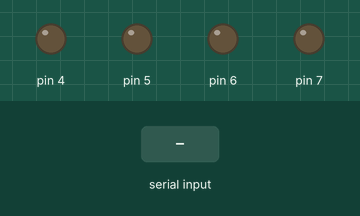
A sketch run on a simulated Arduino Uno, built with avr-gcc and run on an emulated ATmega328P. Shown: output pins drawn as LEDs (lit = HIGH). Inputs (shaded band) come from the test bench.

Above: at 1.2 s.
1.3 s: "A" received over Serial
At 2.5 s:
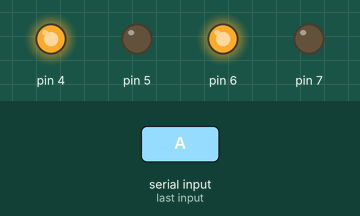
2.8 s: "D" received over Serial
At 3.9 s:
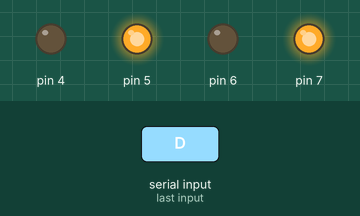
4.3 s: "S" received over Serial
At 5.0 s:
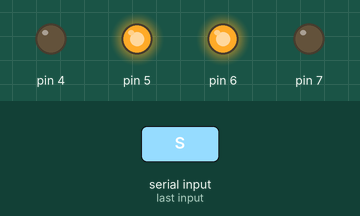
5.8 s: "W" received over Serial
At 6.1 s:
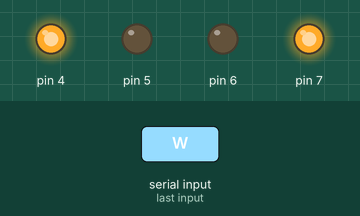
7.3 s: "1" received over Serial
At 8.5 s:
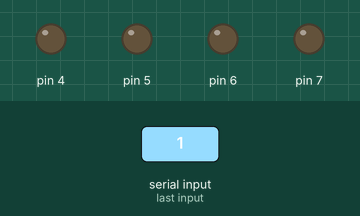
Timing chart, 0 to 9.8 s (numbered marks = the images above; inputs shaded):
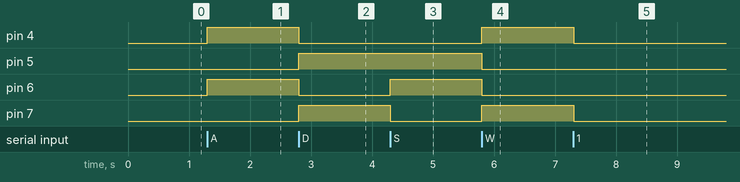

The sketch:

xbee.ino
```cpp
char com ;
void setup() {
  // put your setup code here, to run once:
pinMode(4,OUTPUT);
pinMode(5,OUTPUT);
pinMode(6,OUTPUT);
pinMode(7,OUTPUT);
Serial.begin(9600);
}

void loop() {
  // put your main code here, to run repeatedly:
while ( !Serial.available()) {}
com =  Serial.read() ;
switch (com)
{
  case 'A' :

digitalWrite(4,HIGH);
digitalWrite(5,LOW);
digitalWrite(6,HIGH);
digitalWrite(7,LOW);
delay(10);

break;
  case 'D' :

digitalWrite(5,HIGH);
digitalWrite(4,LOW);
digitalWrite(7,HIGH);
digitalWrite(6,LOW);
delay(10);

break;

  case 'S' :

digitalWrite(5,HIGH);
digitalWrite(4,LOW);
digitalWrite(6,HIGH);
digitalWrite(7,LOW);
delay(10);

break;
  case 'W' :

digitalWrite(4,HIGH);
digitalWrite(5,LOW);
digitalWrite(7,HIGH);
digitalWrite(6,LOW);
delay(10);
break;

default :
digitalWrite(6,LOW);
digitalWrite(7,LOW);
digitalWrite(4,LOW);
digitalWrite(5,LOW);
}

}
```

Measured:
- after the input at 1.3 s, pin 4, pin 6: LOW → HIGH at once
- after the input at 2.8 s, pin 4, pin 6: HIGH → LOW at once; pin 5, pin 7: LOW → HIGH at once
- after the input at 4.3 s, pin 6: LOW → HIGH at once; pin 7: HIGH → LOW at once
- after the input at 5.8 s, pin 4, pin 7: LOW → HIGH at once; pin 5, pin 6: HIGH → LOW at once
- after the input at 7.3 s, pin 4, pin 7: HIGH → LOW at once
